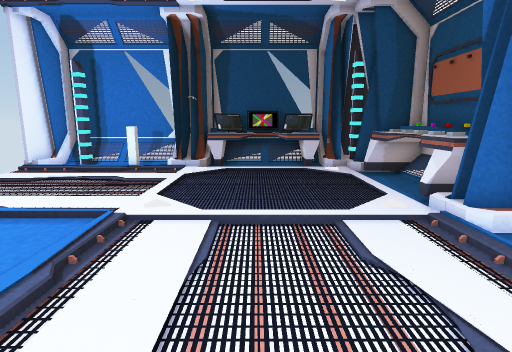
[1] (above)

15 first-person views from a walk through a 3-D level made in the Unity game engine. The camera is 1.2 m above the floor, tilts 10° down and sees 80° across. The floor is counted in squares, 0.5 m on a side. Each view is taken from the middle of a square. On the plan, view 1 faces up. The plan holds only what a view shows up to about 19 squares ahead; the rest is blank. The player character is not drawn. Door leaves are left out, so doorways stand open. Some surface patterns are stand-ins.

[2]
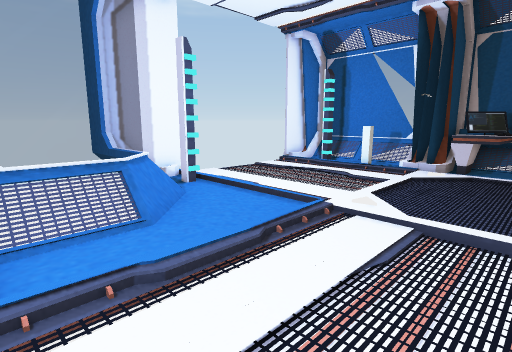

[3]
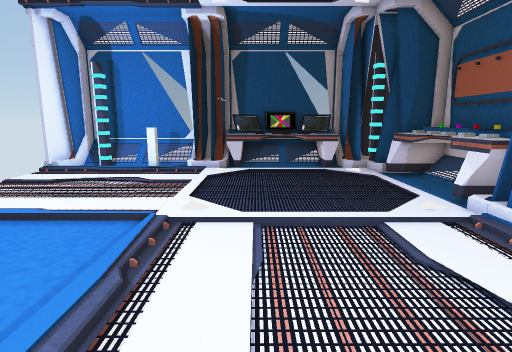

[4]
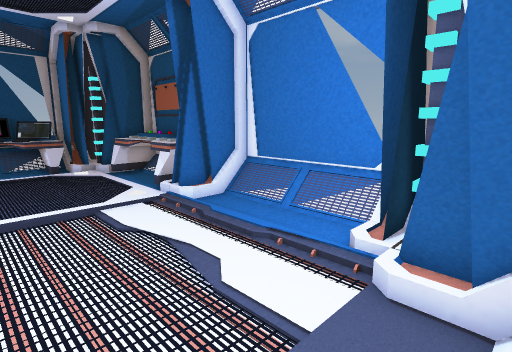

[5]
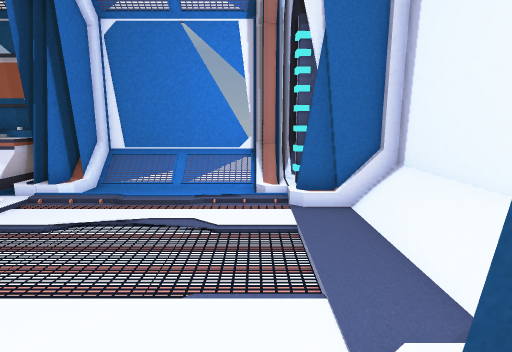

[6]
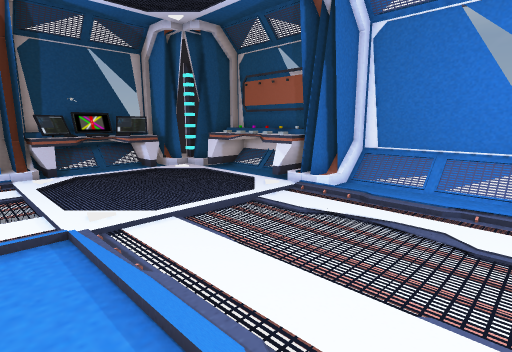

[7]
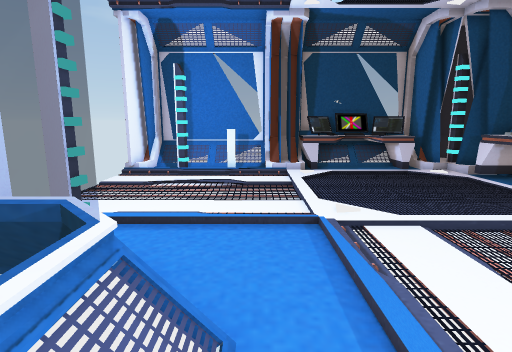

[8]
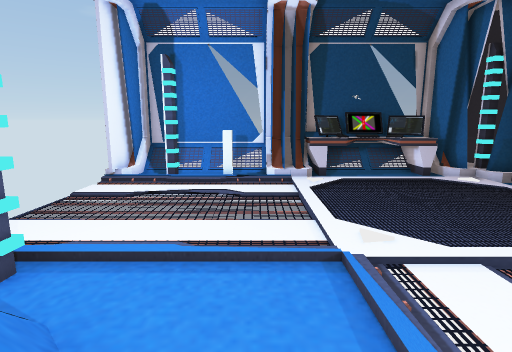

[9]
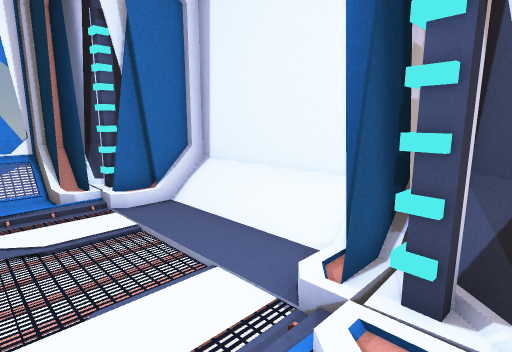

[10]
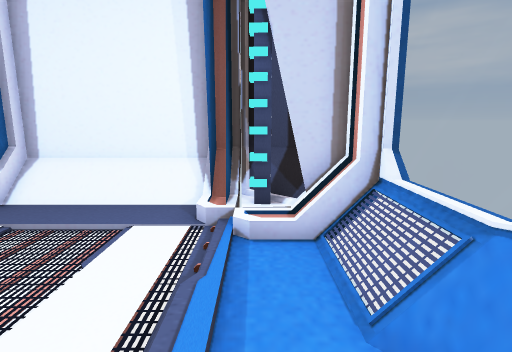

[11]
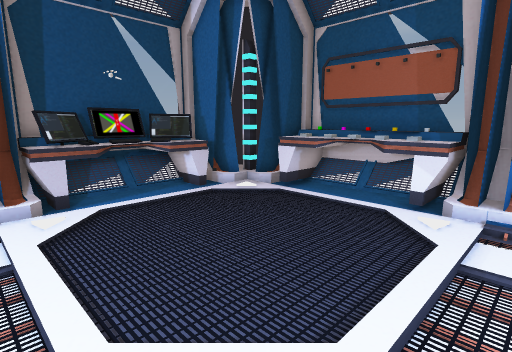

[12]
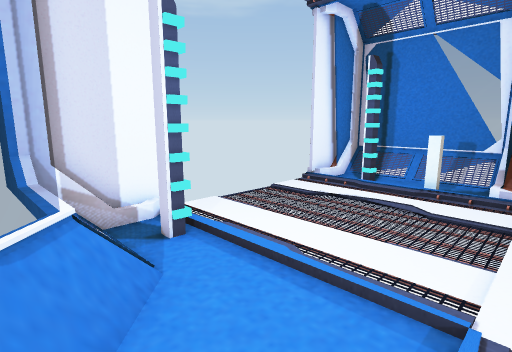

[13]
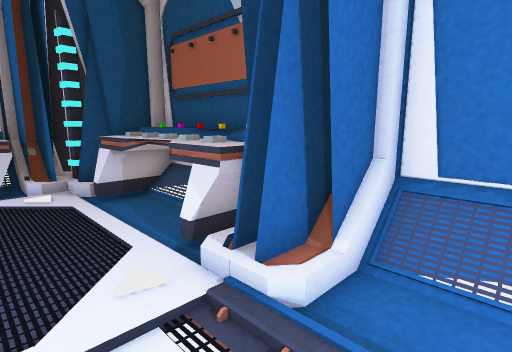

[14]
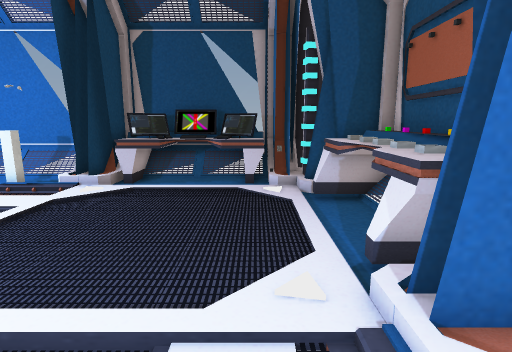

[15]
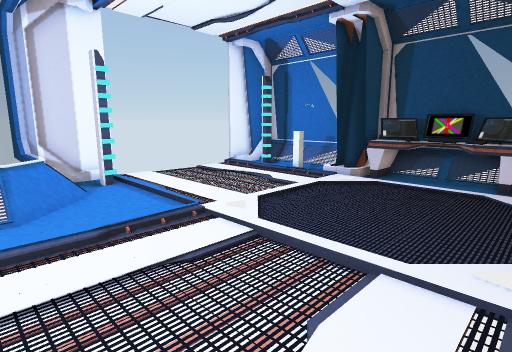

### Floor plan
Key: @ floor where view 1 was taken; # wall or solid block; . main floor; : floor 0.25 m higher than the main floor; / step, stairs or slope; D open door; = window, fence, low wall or low ledge; E desk; O other object.
Columns run from 12 left of view 1 to 8 right of it. Each row starts with its distance up from view 1.
 18  ##=====##EEEEE###
 17  #//////##EEEEEE##
 16  #.#//=.##EEEEEE###
 15 DD::::::/=.......##
 14 DD...............O###
 13 DD...............OO##
 12 DD...............OO##
 11 DD........O.......O##
 10 DD...............OO##
  9 DD...............OO##
  8 DD...............O###
  7  D...............###
  6  #./..............##
  5  #///..............#
  4  #====#..:......:..#
  3     #=#..:......:..#
  2       =..:......:..#
  1       =............#
  0      ##//...@.....##
 -1       ###/......=###
 -2        ###......###
 -3         ##//////#
 -4          ########

Positions as (right, up) in squares from view 1, and headings:
1: (0, 0), facing up
2: (1, 0), facing up-left
3: (-1, 0), facing up
4: (-1, -3), facing up-right
5: (-5, 0), facing right
6: (-5, 0), facing up-right
7: (-5, 0), facing up
8: (-5, 2), facing up
9: (-5, 2), facing down-right
10: (-4, 6), facing down
11: (-4, 6), facing up-right
12: (-3, 3), facing up-left
13: (2, 4), facing up-right
14: (3, 4), facing up
15: (4, 2), facing up-left
